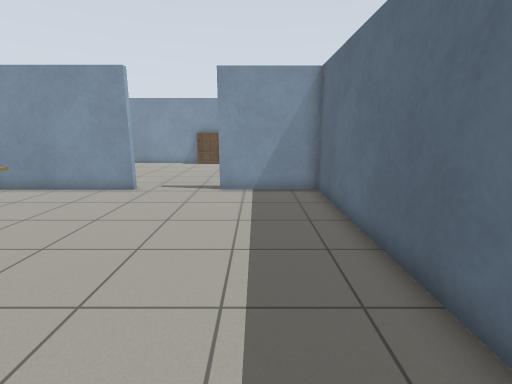
View 1 (above)

16 first-person views from a walk through a world built for the Gazebo simulator. The camera is 1.2 m above the floor, tilts 12° down and sees 85° across. The lines on the ground mark 1 m squares. The floor is counted in squares, 0.5 m on a side. Each view is taken from the middle of a square. On the plan, view 1 faces up. The plan holds only what a view shows up to about 18 squares ahead; the rest is blank. Simple patterns stand in for the simulator's built-in surfaces. Some stock models are drawn as simple stand-ins. Some surface patterns are stand-ins.

View 2
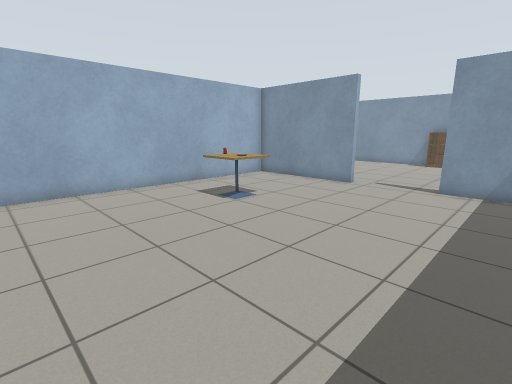

View 3
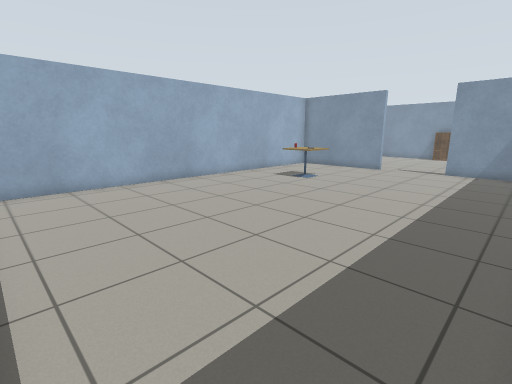

View 4
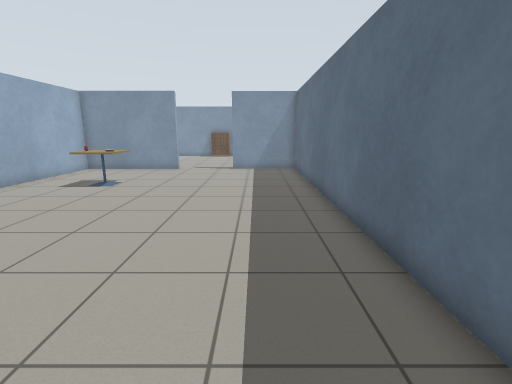

View 5
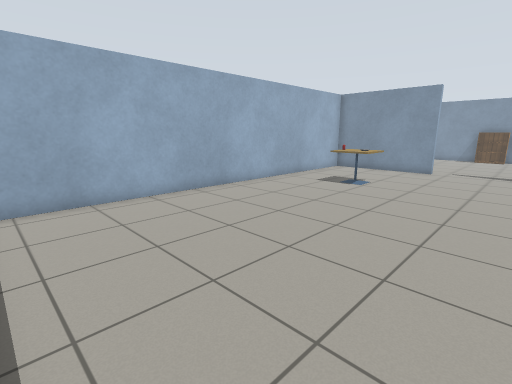

View 6
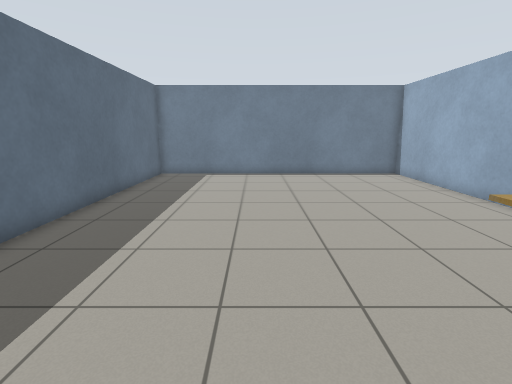

View 7
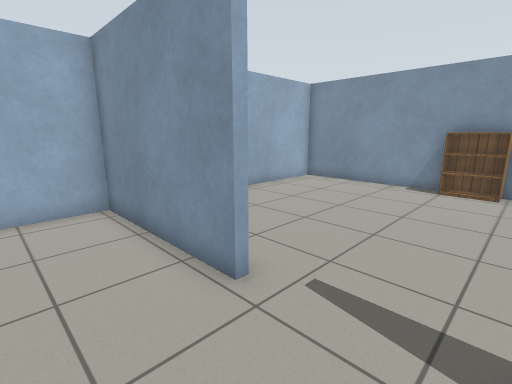

View 8
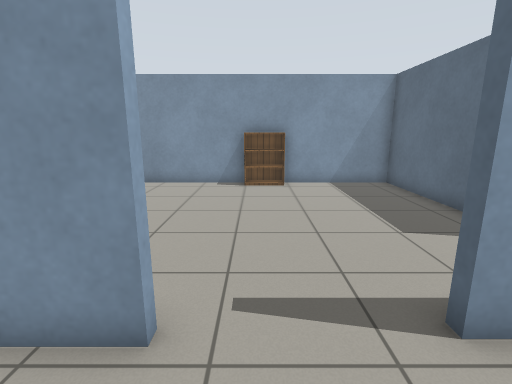

View 9
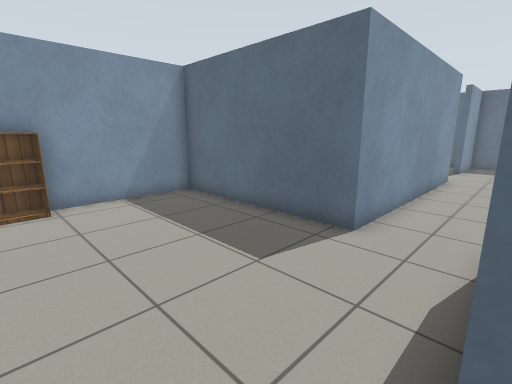

View 10
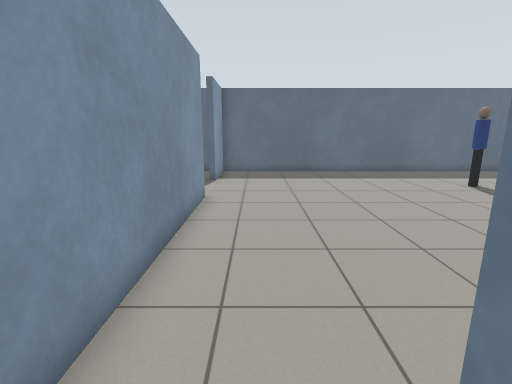

View 11
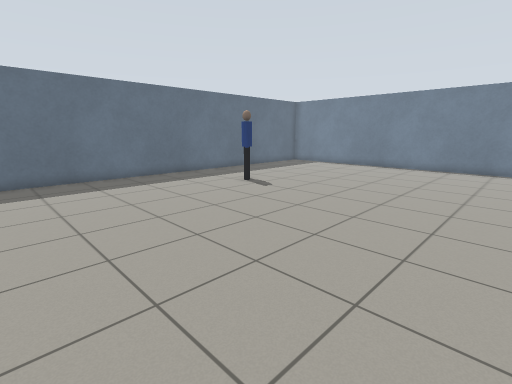

View 12
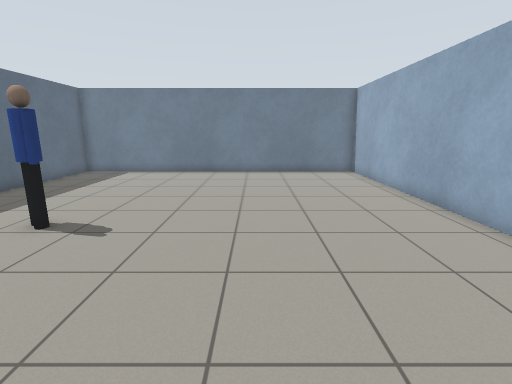

View 13
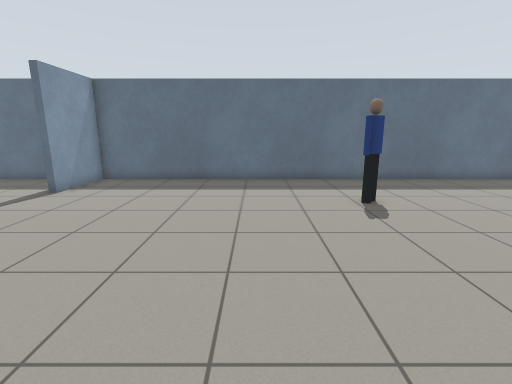

View 14
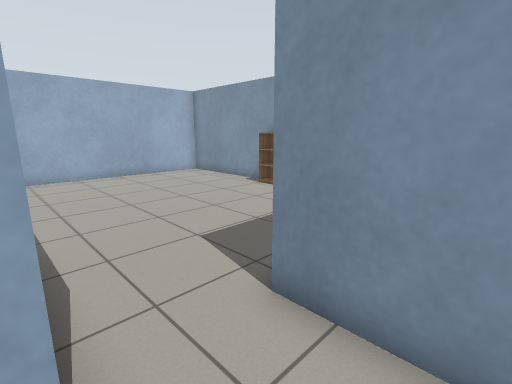

View 15
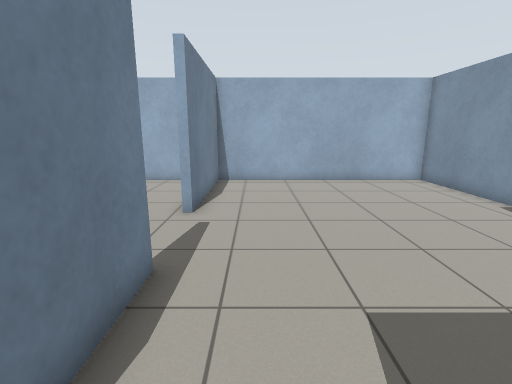

View 16
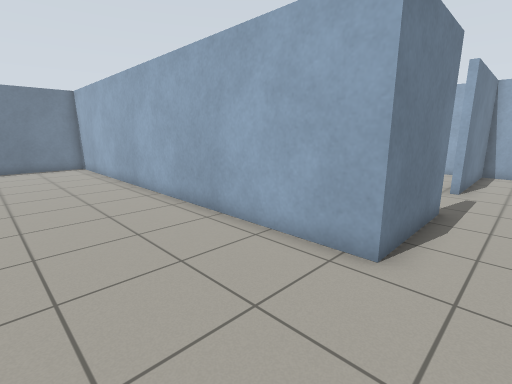

### Floor plan
Points are (right, up) in squares from view 1. A wall is a line through its corners. A room is listed if a view was taken in it or the views show most of it. See-through windows are left out.
Room 1 (views 1, 2, 3, 4, 5, 6, 7, 8)
walls: (-5.1, 11.8) (-11.3, 11.8) (-11.3, -7.6) (2.6, -7.6) (2.6, 11.8) (-1.6, 11.8)
ways out: opening at (-3.5, 12) to room 2
objects: cafe table (-8, 5) to (-7, 5); other object (-8, 6); cafe table (-8, 7) to (-7, 7); other object (-7, 6)
Room 2 (views 9, 10, 15)
walls: (-1.6, 12.2) (2.9, 12.2); (4.6, 14.9) (2.4, 14.9) (2.4, 22.5) (-11.3, 22.5) (-11.3, 12.2) (-5.1, 12.2)
ways out: opening at (-3.5, 12) to room 1; opening at (3.5, 13.5) to room 3
objects: bookshelf (-4, 22) to (-3, 22)
Room 3 (views 11, 12, 13, 14, 16)
walls: (12.5, 14.9) (4.6, 14.9); (2.9, 12.2) (2.9, -7.6) (19.6, -7.6) (19.6, 14.9) (16, 14.9)
ways out: opening at (3.5, 13.5) to room 2; opening at (14.5, 15)
objects: person (14, 3) to (15, 3)

Positions as (right, up) in squares from view 1, and headings:
1: (0, 0), facing up
2: (1, -1), facing up-left
3: (2, -7), facing up-left
4: (0, -7), facing up
5: (-1, -7), facing up-left
6: (-3, 9), facing down
7: (-2, 9), facing up-left
8: (-4, 9), facing up
9: (-4, 12), facing up-right
10: (2, 13), facing right
11: (4, 13), facing down-right
12: (9, 10), facing down
13: (5, 7), facing right
14: (5, 12), facing up-left
15: (3, 14), facing left
16: (8, 14), facing down-left
